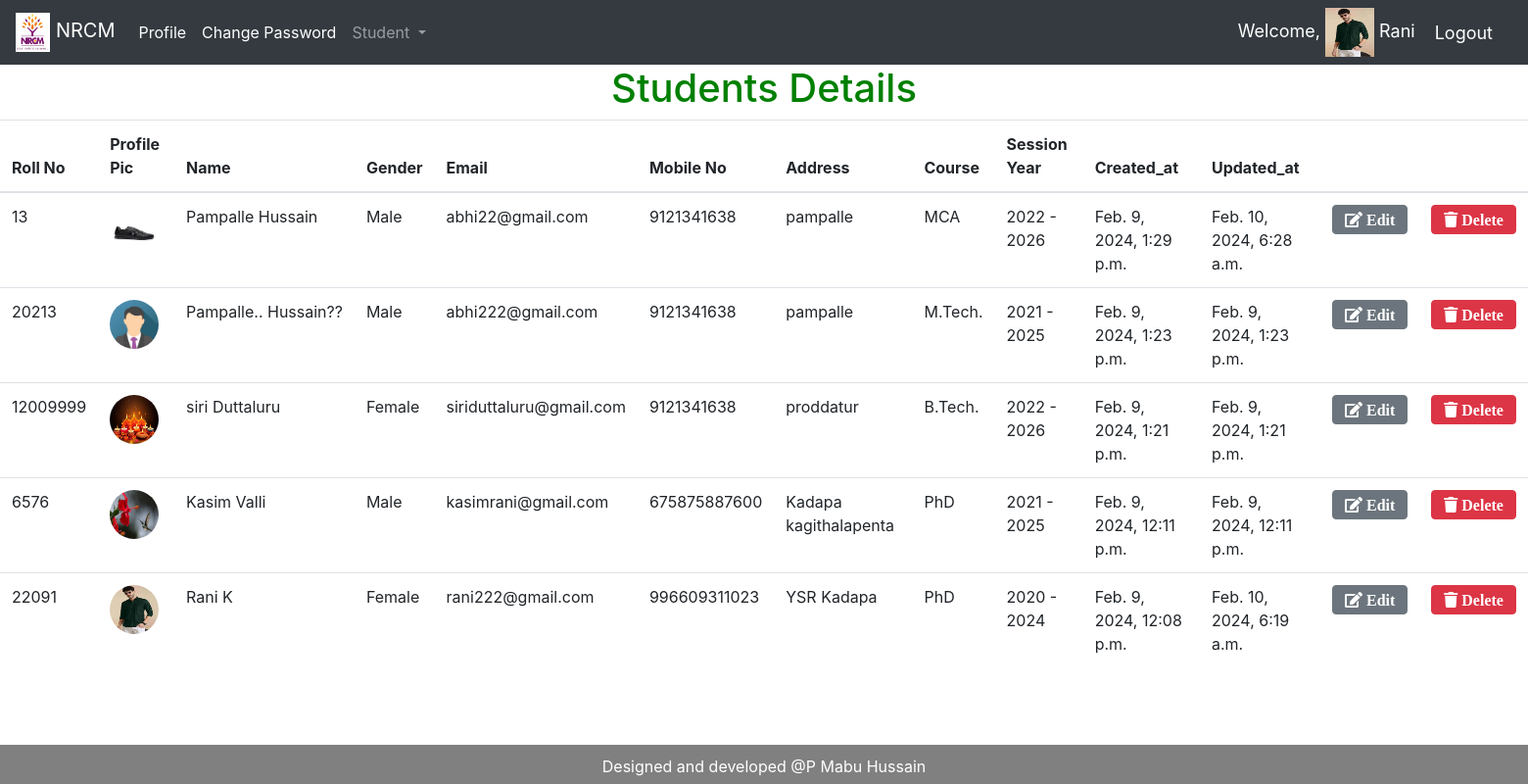
The page /hod/view_student (signed in) on the database as committed earlier.
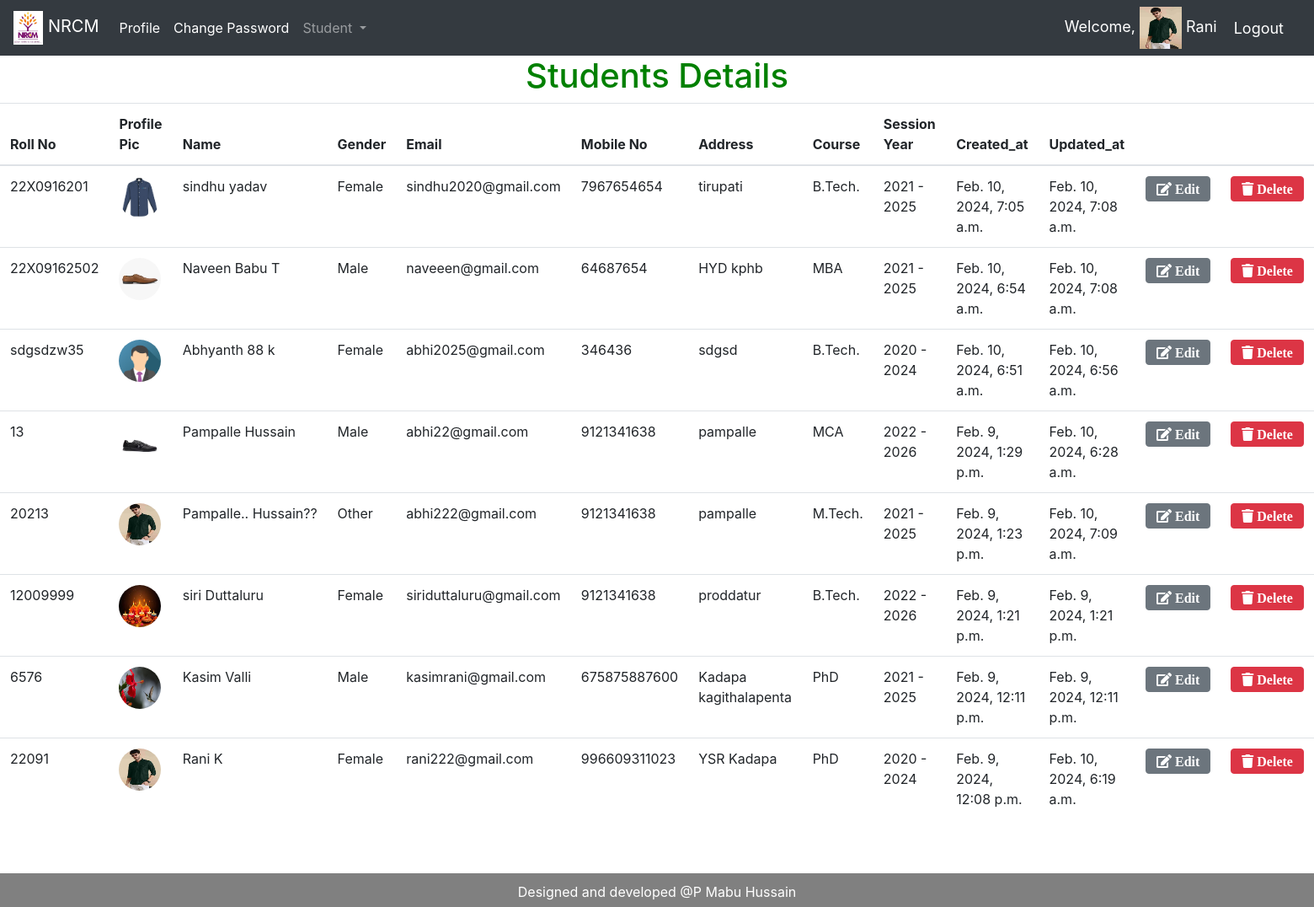
The same page on the database as committed later.
### hodApp/models.py (models this page shows, shortened)
class Student(models.Model):
    admin = models.OneToOneField(CustomUser, on_delete=models.CASCADE) #when CustomUser is deleted student info also deleted
    rno = models.CharField(max_length=10)
    Gender = models.CharField(max_length=10)
    address = models.TextField()
    Course_id = models.ForeignKey(Course, on_delete=models.DO_NOTHING)
    session_year_id = models.ForeignKey(Session_Year, on_delete=models.DO_NOTHING)
    created_at = models.DateTimeField(auto_now_add=True)
    updated_at = models.DateTimeField(auto_now=True)

class Course(models.Model):
    name = models.CharField(max_length=100)
    created_at = models.DateTimeField(auto_now_add=True)
    updated_at = models.DateTimeField(auto_now_add=True)

class Session_Year(models.Model):
    session_start = models.CharField(max_length=100)
    session_end = models.CharField(max_length=100)
    created_at = models.DateTimeField(auto_now_add=True)
    updated_at = models.DateTimeField(auto_now_add=True)

### studentmanagementApp/models.py (models this page shows)
class CustomUser(AbstractUser):
    USER = (
    ('HOD','HOD'),
    ('STAFF','STAFF'),
    ('STUDENT', 'STUDENT')
    )
    user_type = models.CharField(choices=USER, max_length=50, default = 'STUDENT', null =True)
    designation = models.CharField(max_length=500, blank=True, null =True)
    mobileno = models.CharField(max_length=30, blank=True, null =True)
    profile_pic = models.ImageField(default='img_avatar.png', blank=True)

### studentmanagementApp/decorators.py (the view)
    def wrapper_func(request, *args, **kwargs):
        if request.user.user_type=='STAFF':
            return redirect('staff_home')
        elif request.user.user_type=='STUDENT':
            return redirect('student_home')
        elif request.user.user_type=='HOD':
            return view_func(request, *args, **kwargs)
        else:
            return HttpResponse('You are not authorized to view this page.....')

### hodApp/views.py (called while the page is built)
@login_required(login_url='login')
@admin_only
def view_student(request):
    students = Student.objects.all().order_by('-created_at')
    courses = Course.objects.all()
    session_years = Session_Year.objects.all()
    context = {
    'students' : students,
    'courses' : courses,
    'session_years' : session_years
    }
    return render(request, 'hodApp/view_student.html', context)

### templates/hodApp/view_student.html (shortened to what this page needs)
{%extends 'studentmanagementApp/base.html'%}
{%load static%}
{% block content %}
<h1 style="text-align:center; color:green; ">Students Details</h1>
<table class="table table-hover">
   <thead>
     <tr>
       <th>Roll No</th>
       <th>Profile Pic</th>
       <th>Name</th>
       <th>Gender</th>
       <th>Email</th>
       <th>Mobile No</th>
       <th>Address</th>
       <th>Course</th>
       <th>Session Year</th>
       <th>Created_at</th>
       <th>Updated_at</th>
       <th></th>
       <th></th>
     </tr>
   </thead>
   <tbody>
     {%for student in students%}
     <tr>
             <td>{{student.rno}}</td>
             <td><img src="{{student.admin.profile_pic.url}}" class="rounded-circle" alt="Cinque Terre" width="50" height="50"></td>
             <td>{{student.admin.first_name}}&nbsp{{student.admin.last_name}}</td>
             <td>{{student.Gender}}</td>
             <td>{{student.admin.email}}</td>
             <td>{{student.admin.mobileno}}</td>
             <td>{{student.address}}</td>
             <td>{{student.Course_id.name}}</td>
             <td>{{student.session_year_id.session_start}} - {{student.session_year_id.session_end}}</td>
             <td>{{student.created_at}}</td>
             <td>{{student.updated_at}}</td>
             <td><a class="btn btn-secondary fas fa-edit" href="{%url 'edit_student' student.id%}"> Edit</a></td>
             <td><a class="btn btn-danger fa fa-trash" href="{%url 'delete_student' student.admin%}"> Delete</a></td>
     </tr>
     {%endfor%}
   </tbody>
 </table>
{% endblock %}

Rows that differ between the two databases and show on the page:
added Student: rno "22X0916201", admin.profile_pic (picture), admin.first_name "sindhu", admin.last_name "yadav", Gender "Female", admin.email "sindhu2020@gmail.com", admin.mobileno "7967654654", address "tirupati", Course_id.name "B.Tech.", session_year_id.session_start "2021", session_year_id.session_end "2025", created_at "Feb. 10, 2024, 7:05 a.m.", updated_at "Feb. 10, 2024, 7:08 a.m."
added Student: rno "22X09162502", admin.profile_pic (picture), admin.first_name "Naveen", admin.last_name "Babu T", Gender "Male", admin.email "naveeen@gmail.com", admin.mobileno "64687654", address "HYD kphb", Course_id.name "MBA", session_year_id.session_start "2021", session_year_id.session_end "2025", created_at "Feb. 10, 2024, 6:54 a.m.", updated_at "Feb. 10, 2024, 7:08 a.m."
added Student: rno "sdgsdzw35", admin.profile_pic (picture), admin.first_name "Abhyanth 88", admin.last_name "k", Gender "Female", admin.email "abhi2025@gmail.com", admin.mobileno "346436", address "sdgsd", Course_id.name "B.Tech.", session_year_id.session_start "2020", session_year_id.session_end "2024", created_at "Feb. 10, 2024, 6:51 a.m.", updated_at "Feb. 10, 2024, 6:56 a.m."
changed Student "Pampalle..": admin.profile_pic: a different picture; Gender "Male" → "Other"; updated_at "Feb. 9, 2024, 1:23 p.m." → "Feb. 10, 2024, 7:09 a.m."
